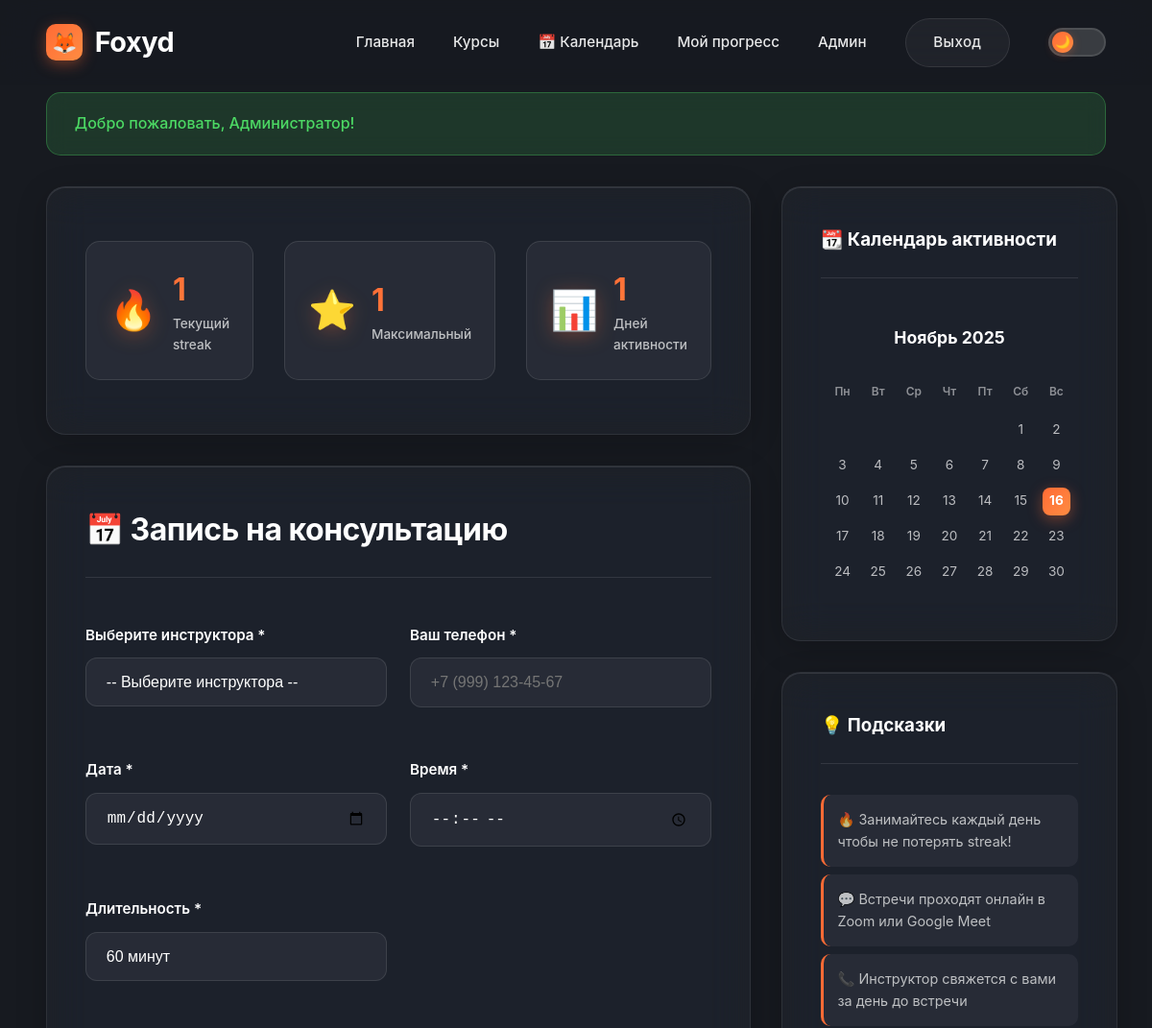
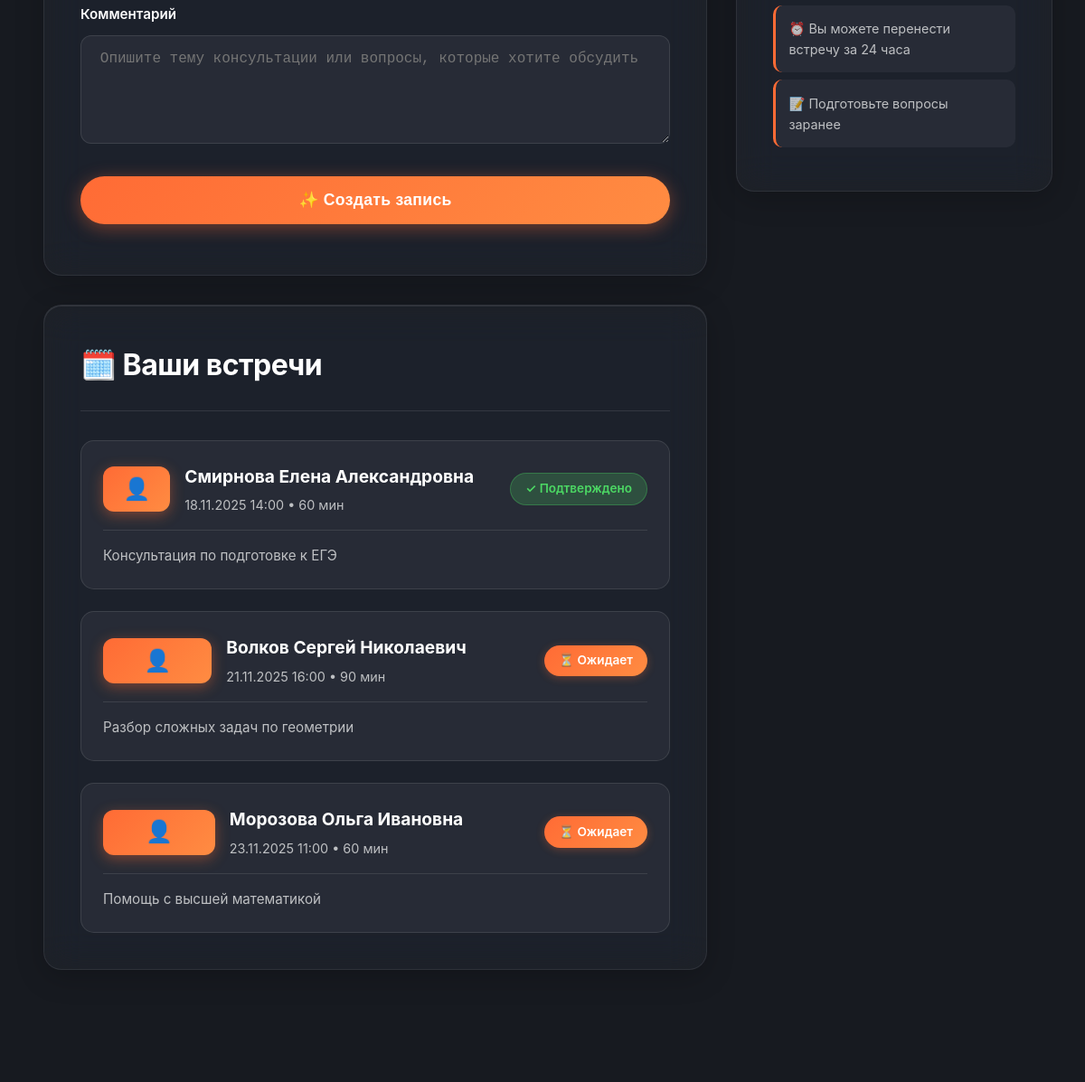
The page /calendar (signed in, upper part) on the database as committed earlier (2 pictures, top to bottom).
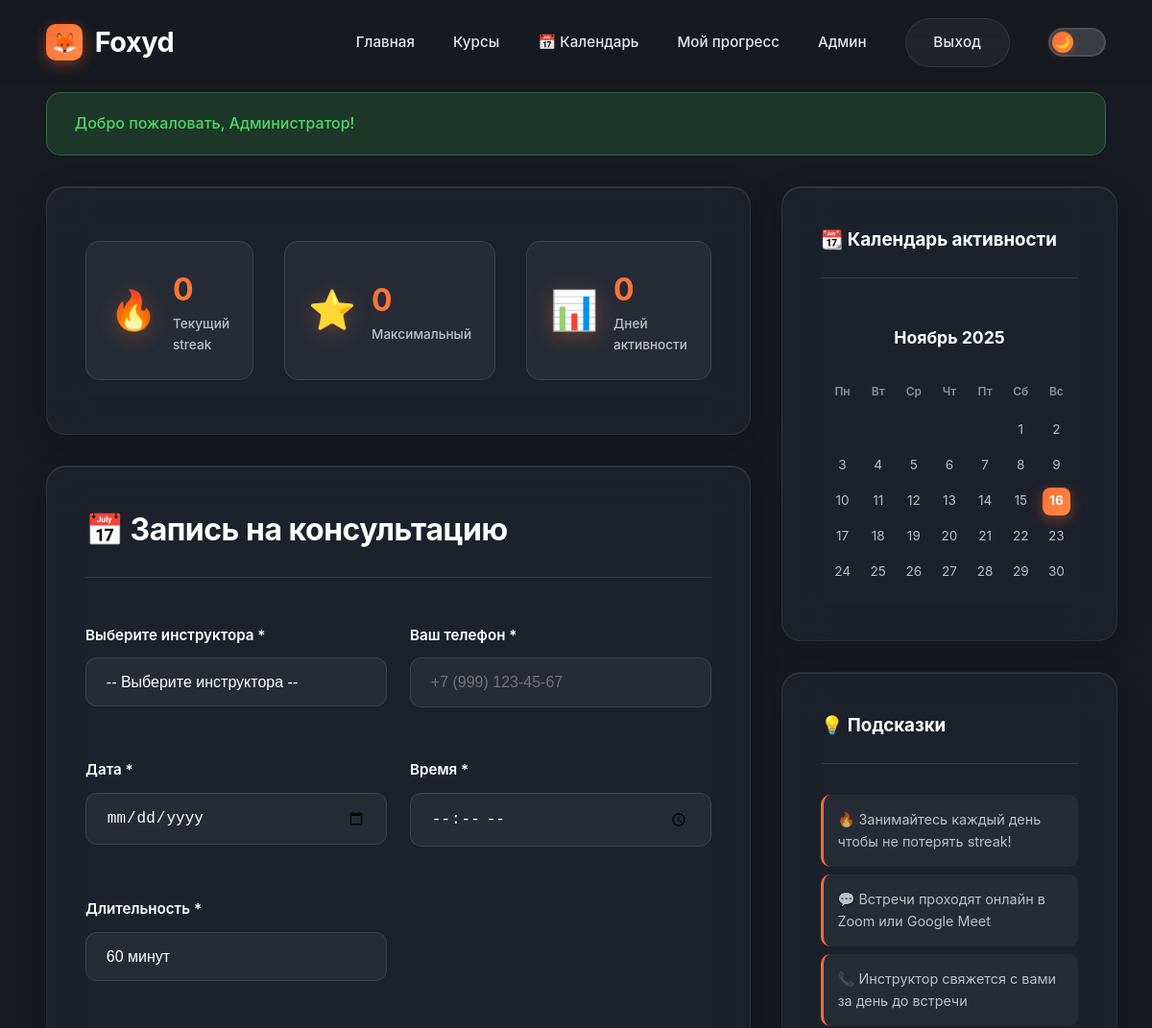
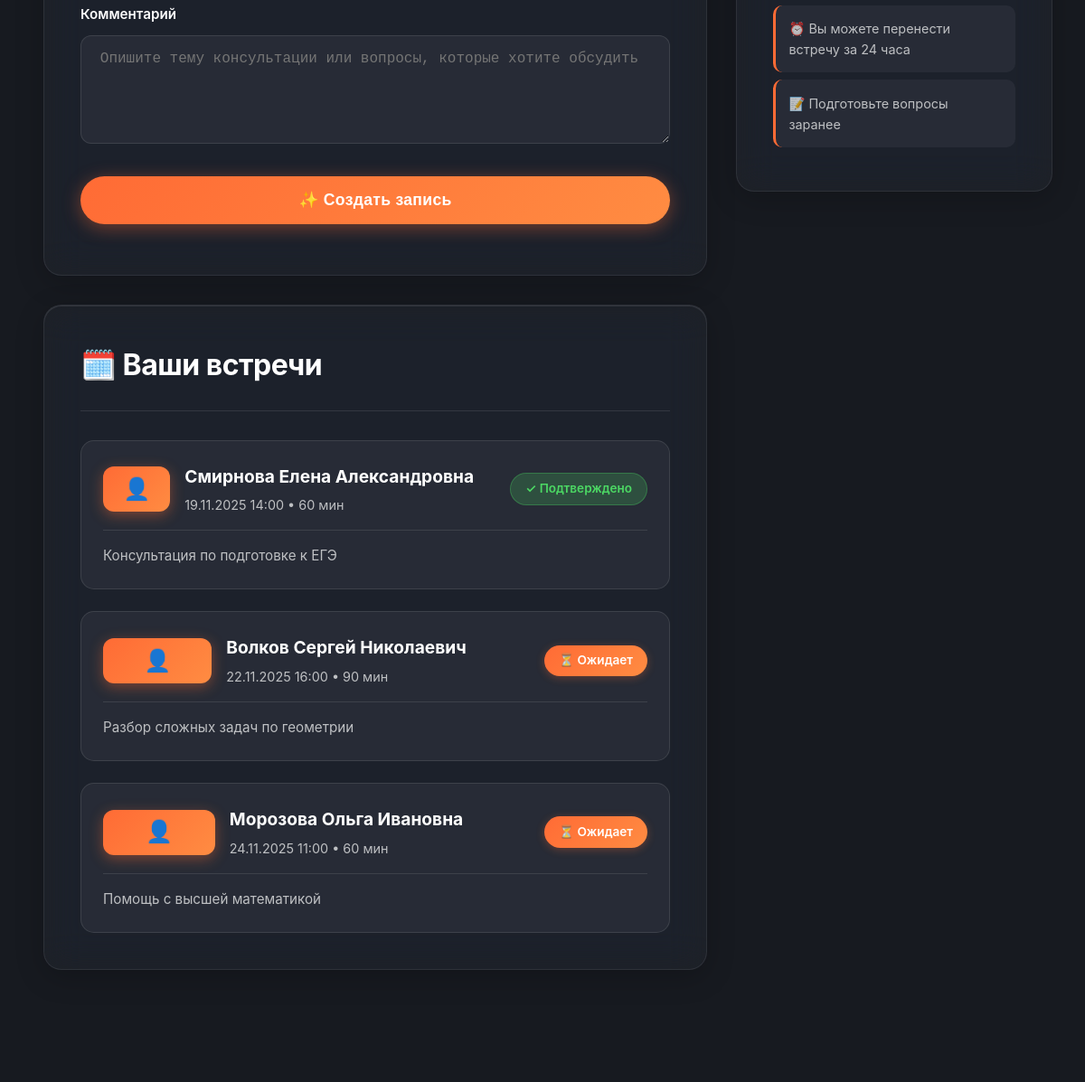
The same page on the database as committed later (2 pictures, top to bottom).
### tables this page shows
CREATE TABLE appointments (
                id INTEGER PRIMARY KEY AUTOINCREMENT,
                student_id INTEGER NOT NULL,
                instructor_id INTEGER NOT NULL,
                appointment_date DATETIME NOT NULL,
                duration INTEGER DEFAULT 60,
                notes TEXT,
                status TEXT DEFAULT 'pending',
                created_at DATETIME DEFAULT CURRENT_TIMESTAMP,
                FOREIGN KEY (student_id) REFERENCES users(id),
                FOREIGN KEY (instructor_id) REFERENCES users(id)
            );

CREATE TABLE users (
                id INTEGER PRIMARY KEY AUTOINCREMENT,
                email TEXT UNIQUE NOT NULL,
                password TEXT NOT NULL,
                name TEXT NOT NULL,
                phone TEXT,
                role TEXT DEFAULT 'student',
                avatar TEXT,
                verified INTEGER DEFAULT 1,
                created_at DATETIME DEFAULT CURRENT_TIMESTAMP
            );

### includes/functions.php (called while the page is built, shortened)
<?php
function isLoggedIn() {
    return isset($_SESSION['user_id']);
}
function getCurrentUserId() {
    return $_SESSION['user_id'] ?? null;
}
function getCurrentUser() {
    global $conn;
    try {
        $stmt = $conn->prepare("SELECT * FROM users WHERE id = ?");
        $stmt->execute([getCurrentUserId()]);
        $user = $stmt->fetch(PDO::FETCH_ASSOC);
        return $user;
    } catch (Exception $e) {
        return null;
    }
}
function isAdmin() {
    $user = getCurrentUser();
    return $user && $user['role'] === 'admin';
}
function e($string) {
    if ($string === null || $string === '') {
        return '';
    }
    return htmlspecialchars((string)$string, ENT_QUOTES, 'UTF-8');
}
function formatDate($date) {
    return date('d.m.Y H:i', strtotime($date));
}
function getUpcomingAppointments($userId) {
    global $conn;
    $stmt = $conn->prepare("
        SELECT a.*, u.name as instructor_name
        FROM appointments a
        LEFT JOIN users u ON a.instructor_id = u.id
        WHERE a.student_id = ? AND a.appointment_date >= datetime('now')
        ORDER BY a.appointment_date ASC
    ");
    $stmt->execute([$userId]);
    return $stmt->fetchAll(PDO::FETCH_ASSOC);
}

### pages/calendar.php (the view, shortened to what the changed rows need)
<?php
$user = getCurrentUser();
$upcomingAppointments = getUpcomingAppointments($user['id']);
$stmt = $conn->prepare("
    SELECT DISTINCT DATE(completed_at) as activity_date
    FROM progress
    WHERE user_id = ? AND completed = 1 AND completed_at IS NOT NULL
    ORDER BY activity_date DESC
");
$stmt->execute([$user['id']]);
$activityDates = $stmt->fetchAll(PDO::FETCH_COLUMN);
$currentStreak = 0;
$maxStreak = 0;
$today = date('Y-m-d');
$yesterday = date('Y-m-d', strtotime('-1 day'));
if (!empty($activityDates)) {
    if ($activityDates[0] === $today || $activityDates[0] === $yesterday) {
        $currentStreak = 1;
    }
    $maxStreak = 1;
}
include __DIR__ . '/../templates/header.php';
?>
<div class="calendar-container">
    <div class="calendar-main">
        <div class="card glass-card">
            <div class="streak-stats">
                <div class="streak-item">
                    <div class="streak-icon">🔥</div>
                    <div class="streak-info">
                        <div class="streak-value"><?= $currentStreak ?></div>
                        <div class="streak-label">Текущий streak</div>
                    </div>
                </div>
                <div class="streak-item">
                    <div class="streak-icon">⭐</div>
                    <div class="streak-info">
                        <div class="streak-value"><?= $maxStreak ?></div>
                        <div class="streak-label">Максимальный</div>
                    </div>
                </div>
                <div class="streak-item">
                    <div class="streak-icon">📊</div>
                    <div class="streak-info">
                        <div class="streak-value"><?= count($activityDates) ?></div>
                        <div class="streak-label">Дней активности</div>
                    </div>
                </div>
            </div>
        </div>
        <div class="card glass-card">
            <div class="card-header">
                <h2 class="card-title">📅 Запись на консультацию</h2>
            </div>
            <form method="POST" class="appointment-form">
                <div class="form-grid">
                    <div class="form-group">
                        <label for="instructor_id">Выберите инструктора *</label>
                        <select id="instructor_id" name="instructor_id" class="form-control" required>
                            <option value="">-- Выберите инструктора --</option>
                        </select>
                    </div>
                    <div class="form-group">
                        <label for="phone">Ваш телефон *</label>
                        <input
                            type="tel"
                            id="phone"
                            name="phone"
                            class="form-control"
                            placeholder="+7 (999) 123-45-67"
                            value="<?= e($user['phone'] ?? '') ?>"
                            required
                        >
                    </div>
                    <div class="form-group">
                        <label for="appointment_date">Дата *</label>
                        <input
                            type="date"
                            id="appointment_date"
                            name="appointment_date"
                            class="form-control"
                            min="<?= date('Y-m-d') ?>"
                            required
                        >
                    </div>
                    <div class="form-group">
                        <label for="appointment_time">Время *</label>
                        <input
                            type="time"
                            id="appointment_time"
                            name="appointment_time"
                            class="form-control"
                            required
                        >
                    </div>
                    <div class="form-group">
                        <label for="duration">Длительность *</label>
                        <select id="duration" name="duration" class="form-control" required>
                            <option value="60" selected>60 минут</option>
                        </select>
                    </div>
                </div>
                <div class="form-group">
                    <label for="notes">Комментарий</label>
                    <textarea
                        id="notes"
                        name="notes"
                        class="form-control"
                        rows="3"
                        placeholder="Опишите тему консультации или вопросы, которые хотите обсудить"
                    ></textarea>
                </div>
                <button type="submit" name="create_appointment" class="btn btn-primary btn-large">
                    ✨ Создать запись
                </button>
            </form>
        </div>
        <div class="card glass-card">
            <div class="card-header">
                <h2 class="card-title">🗓️ Ваши встречи</h2>
            </div>
            <?php if (empty($upcomingAppointments)): ?>
                <div class="empty-state">
                    <div class="empty-icon">📅</div>
                    <h3>У вас пока нет запланированных встреч</h3>
                    <p>Создайте запись к инструктору, чтобы получить персональную консультацию</p>
                </div>
            <?php else: ?>
                <div class="appointments-list">
                    <?php foreach ($upcomingAppointments as $appointment): ?>
                        <div class="appointment-card">
                            <div class="appointment-header">
                                <div class="appointment-icon">👤</div>
                                <div>
                                    <h3><?= e($appointment['instructor_name']) ?></h3>
                                    <p class="appointment-meta">
                                        <?= formatDate($appointment['appointment_date']) ?>
                                        • <?= $appointment['duration'] ?> мин
                                    </p>
                                </div>
                                <span class="badge <?= $appointment['status'] === 'confirmed' ? 'badge-green' : 'badge-orange' ?>">
                                    <?= $appointment['status'] === 'pending' ? '⏳ Ожидает' : '✓ Подтверждено' ?>
                                </span>
                            </div>
                            <?php if (!empty($appointment['notes'])): ?>
                                <div class="appointment-notes">
                                    <?= nl2br(e($appointment['notes'])) ?>
                                </div>
                            <?php endif; ?>
                        </div>
                    <?php endforeach; ?>
                </div>
            <?php endif; ?>
        </div>
    </div>
    <div class="calendar-sidebar">
        <div class="card glass-card">
            <div class="card-header">
                <h3>📆 Календарь активности</h3>
            </div>
            <div id="activity-calendar"></div>
        </div>
        <div class="card glass-card">
            <div class="card-header">
                <h3>💡 Подсказки</h3>
            </div>
            <ul class="tips-list">
                <li>🔥 Занимайтесь каждый день чтобы не потерять streak!</li>
                <li>💬 Встречи проходят онлайн в Zoom или Google Meet</li>
                <li>📞 Инструктор свяжется с вами за день до встречи</li>
                <li>⏰ Вы можете перенести встречу за 24 часа</li>
                <li>📝 Подготовьте вопросы заранее</li>
            </ul>
        </div>
    </div>
</div>
<?php include __DIR__ . '/../templates/footer.php'; ?>

Rows that differ between the two databases and show on the page:
changed appointments "Консультация по подготовке к ЕГЭ": appointment_date "18.11.2025 14:00" → "19.11.2025 14:00"
changed appointments "Разбор сложных задач по геометрии": appointment_date "21.11.2025 16:00" → "22.11.2025 16:00"
changed appointments "Помощь с высшей математикой": appointment_date "23.11.2025 11:00" → "24.11.2025 11:00"
Other text that changed with them:
$currentStreak: "1" → "0"
$maxStreak: "1" → "0"
count($activityDates): "1" → "0"
